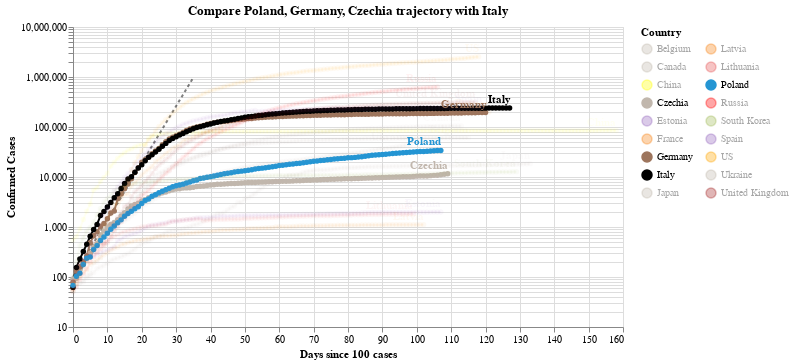

This figure's notebook cell:
### Code cell
#hide_input
chart2 = make_since_chart(dff2,['Poland', 'Germany', 'Czechia'], baseline_countries)
chart2

### Figure 1 — Vega-Lite specification as saved in the notebook (floating-point values rounded to 4 significant figures; data arrays with more than 128 entries replaced by an {"elided": "..."} marker saying what was removed)
{"config": {"view": {"continuousWidth": 400, "continuousHeight": 300}}, "layer": [{"data": {"name": "data-628230001892d6798b50651be41d1b3e"}, "mark": {"type": "line", "color": "black", "opacity": 0.5, "strokeDash": [3, 3]}, "encoding": {"x": {"type": "quantitative", "field": "Days since 100 cases"}, "y": {"type": "quantitative", "field": "Confirmed Cases"}}}, {"data": {"name": "data-e69fc598505eec902c0cae72c75fc2c7"}, "mark": {"type": "line", "point": true}, "encoding": {"color": {"type": "nominal", "field": "Country", "legend": {"columns": 2}, "scale": {"domain": ["Belgium", "Canada", "China", "Czechia", "Estonia", "France", "Germany", "Italy", "Japan", "Latvia", "Lithuania", "Poland", "Russia", "South Korea", "Spain", "US", "Ukraine", "United Kingdom"], "range": ["#C1B7AD", "#C1B7AD", "yellow", "#C1B7AD", "#9467bd", "#F58518", "#9D755D", "black", "#C1B7AD", "#F58518", "#E45756", "#2495D3", "red", "#A1BA59", "#9467bd", "orange", "#C1B7AD", "brown"]}}, "opacity": {"condition": {"value": 1, "selection": "selector002"}, "value": 0.05}, "tooltip": [{"type": "nominal", "field": "Country"}, {"type": "temporal", "field": "Date"}, {"type": "quantitative", "field": "Confirmed Cases"}, {"type": "quantitative", "field": "Days since 100 cases"}], "x": {"type": "quantitative", "field": "Days since 100 cases"}, "y": {"type": "quantitative", "field": "Confirmed Cases", "scale": {"type": "log"}}}, "selection": {"selector002": {"type": "multi", "fields": ["Country"], "bind": "legend", "init": [{"Country": "Poland"}, {"Country": "Germany"}, {"Country": "Czechia"}, {"Country": "Italy"}]}}, "width": 550}, {"data": {"name": "data-e69fc598505eec902c0cae72c75fc2c7"}, "mark": {"type": "text", "align": "right", "dy": -8, "fontWeight": "bold"}, "encoding": {"color": {"type": "nominal", "field": "Country", "legend": {"columns": 2}, "scale": {"domain": ["Belgium", "Canada", "China", "Czechia", "Estonia", "France", "Germany", "Italy", "Japan", "Latvia", "Lithuania", "Poland", "Russia", "South Korea", "Spain", "US", "Ukraine", "United Kingdom"], "range": ["#C1B7AD", "#C1B7AD", "yellow", "#C1B7AD", "#9467bd", "#F58518", "#9D755D", "black", "#C1B7AD", "#F58518", "#E45756", "#2495D3", "red", "#A1BA59", "#9467bd", "orange", "#C1B7AD", "brown"]}}, "opacity": {"condition": {"value": 1, "selection": "selector002"}, "value": 0.05}, "text": {"type": "nominal", "field": "Country"}, "tooltip": [{"type": "nominal", "field": "Country"}, {"type": "temporal", "field": "Date"}, {"type": "quantitative", "field": "Confirmed Cases"}, {"type": "quantitative", "field": "Days since 100 cases"}], "x": {"type": "quantitative", "field": "Days since 100 cases"}, "y": {"type": "quantitative", "field": "Confirmed Cases", "scale": {"type": "log"}}}, "transform": [{"filter": "(datum['Date'] >= 1593302400000)"}], "width": 550}], "title": "Compare Poland, Germany, Czechia trajectory with Italy", "$schema": "https://vega.github.io/schema/vega-lite/v4.0.2.json", "datasets": {"data-628230001892d6798b50651be41d1b3e": [{"Days since 100 cases": 0, "Confirmed Cases": 100.0}, {"Days since 100 cases": 1, "Confirmed Cases": 130.0}, {"Days since 100 cases": 2, "Confirmed Cases": 169.0}, {"Days since 100 cases": 3, "Confirmed Cases": 219.7}, {"Days since 100 cases": 4, "Confirmed Cases": 285.6}, {"Days since 100 cases": 5, "Confirmed Cases": 371.3}, {"Days since 100 cases": 6, "Confirmed Cases": 482.7}, {"Days since 100 cases": 7, "Confirmed Cases": 627.5}, {"Days since 100 cases": 8, "Confirmed Cases": 815.7}, {"Days since 100 cases": 9, "Confirmed Cases": 1060.0}, {"Days since 100 cases": 10, "Confirmed Cases": 1379.0}, {"Days since 100 cases": 11, "Confirmed Cases": 1792.0}, {"Days since 100 cases": 12, "Confirmed Cases": 2330.0}, {"Days since 100 cases": 13, "Confirmed Cases": 3029.0}, {"Days since 100 cases": 14, "Confirmed Cases": 3937.0}, {"Days since 100 cases": 15, "Confirmed Cases": 5119.0}, {"Days since 100 cases": 16, "Confirmed Cases": 6654.0}, {"Days since 100 cases": 17, "Confirmed Cases": 8650.0}, {"Days since 100 cases": 18, "Confirmed Cases": 11250.0}, {"Days since 100 cases": 19, "Confirmed Cases": 14620.0}, {"Days since 100 cases": 20, "Confirmed Cases": 19000.0}, {"Days since 100 cases": 21, "Confirmed Cases": 24710.0}, {"Days since 100 cases": 22, "Confirmed Cases": 32120.0}, {"Days since 100 cases": 23, "Confirmed Cases": 41750.0}, {"Days since 100 cases": 24, "Confirmed Cases": 54280.0}, {"Days since 100 cases": 25, "Confirmed Cases": 70560.0}, {"Days since 100 cases": 26, "Confirmed Cases": 91730.0}, {"Days since 100 cases": 27, "Confirmed Cases": 119300.0}, {"Days since 100 cases": 28, "Confirmed Cases": 155000.0}, {"Days since 100 cases": 29, "Confirmed Cases": 201500.0}, {"Days since 100 cases": 30, "Confirmed Cases": 262000.0}, {"Days since 100 cases": 31, "Confirmed Cases": 340600.0}, {"Days since 100 cases": 32, "Confirmed Cases": 442800.0}, {"Days since 100 cases": 33, "Confirmed Cases": 575600.0}, {"Days since 100 cases": 34, "Confirmed Cases": 748300.0}, {"Days since 100 cases": 35, "Confirmed Cases": 972800.0}], "data-e69fc598505eec902c0cae72c75fc2c7": {"elided": "2116 records"}}}
